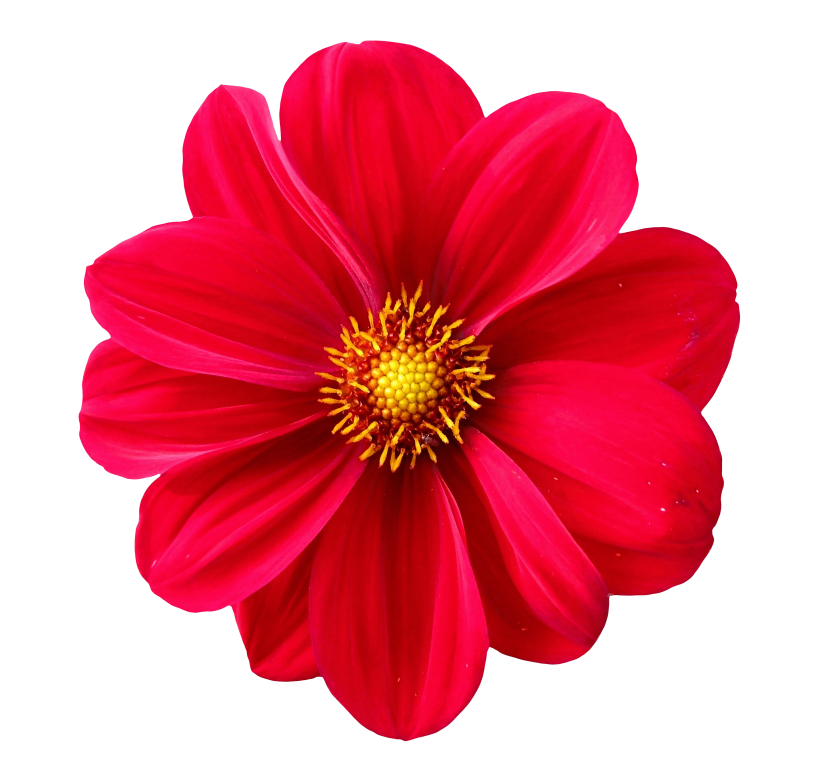
#> input picture Bai 4/test.png, 1644 x 1562 px (shown at 1/2 size)
$ python fourier_image.py --image test.png   (older library calls are emulated)
#> lines starting #> are read from the running program, lines starting #| are printed output that depends on the picture
from PIL import Image
import numpy as np
import matplotlib.pyplot as plt
import scipy.misc as misc
import argparse

parser = argparse.ArgumentParser()
parser.add_argument('-i', '--image',
    help="get image path")
args = parser.parse_args()

# open an image
img = Image.open(args.image).convert('L')
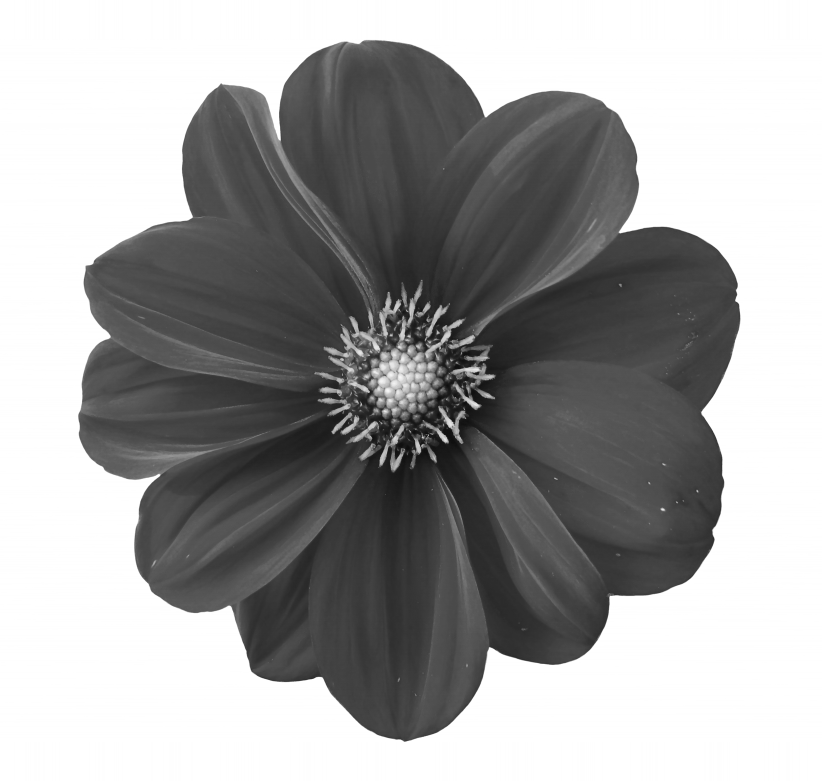
#> img: PIL image 1644x1562 L (shown at 1/2 size); min 13, max 255, mean 162.3
# load the image data into a numpy array
img_data = np.asarray(img)
# perform the 2-D fast Fourier transform on the image data
fourier = np.fft.fft2(img_data)

fshift = np.fft.fftshift(fourier)
# compute the magnitudes (absolute values) of the complex numbers
fourier = np.abs(fshift)
# compute the common logarithm of each value to reduce the dynamic range
fourier = 2*np.log10(fourier)
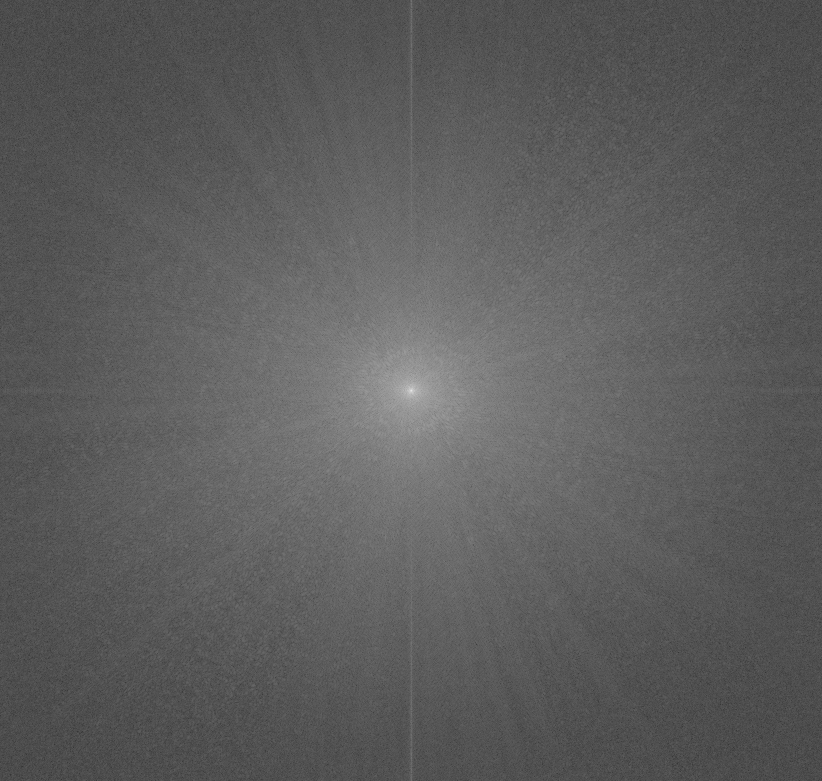
#> fourier: shape (1562, 1644) float64 (shown at 1/2 size); min 1.16, max 17.24, mean 7.02; drawn with min black and max white
# convert the data into an image
magnitude_spectrum = Image.fromarray(fourier)

# get the image back
f_ishift = np.fft.ifftshift(fshift)
img_back = np.fft.ifft2(f_ishift)
img_back = np.abs(img_back)

plt.subplot(221),plt.imshow(Image.open(args.image).convert('RGBA'))
plt.title('Input Image'), plt.xticks([]), plt.yticks([])

plt.subplot(222),plt.imshow(img, cmap = 'gray')
plt.title('Gray scale'), plt.xticks([]), plt.yticks([])

plt.subplot(223),plt.imshow(magnitude_spectrum, cmap = 'gray')
misc.imsave('magnitude_spectrum.jpg', magnitude_spectrum)
plt.title('Magnitude Spectrum'), plt.xticks([]), plt.yticks([])

plt.subplot(224), plt.imshow(img_back, cmap = 'gray')
misc.imsave('reconstructed.jpg', img_back)
plt.title('Reconstructed image'),plt.xticks([]), plt.yticks([])
plt.show()
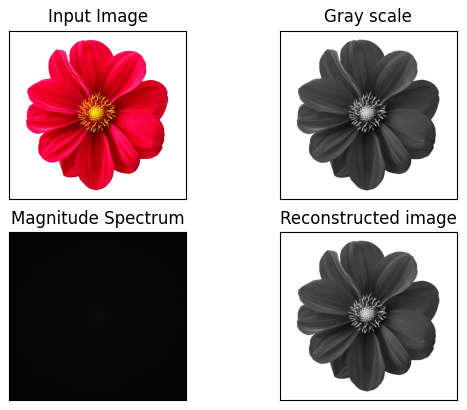
#> figure drawn by matplotlib, 4 panels
